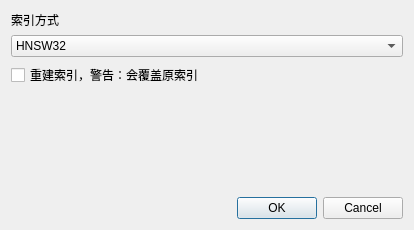
<?xml version="1.0" encoding="UTF-8"?>
<ui version="4.0">
 <class>NewlibraryDialog</class>
 <widget class="QDialog" name="NewlibraryDialog">
  <property name="geometry">
   <rect>
    <x>0</x>
    <y>0</y>
    <width>414</width>
    <height>230</height>
   </rect>
  </property>
  <property name="windowTitle">
   <string>新建/重建 索引</string>
  </property>
  <layout class="QVBoxLayout" name="verticalLayout">
   <item>
    <widget class="QLabel" name="label">
     <property name="text">
      <string>索引方式</string>
     </property>
    </widget>
   </item>
   <item>
    <widget class="QComboBox" name="indexMethodCmb">
     <property name="enabled">
      <bool>true</bool>
     </property>
     <property name="currentIndex">
      <number>0</number>
     </property>
     <item>
      <property name="text">
       <string>HNSW32</string>
      </property>
     </item>
     <item>
      <property name="text">
       <string>FLAT</string>
      </property>
     </item>
     <item>
      <property name="text">
       <string>IVF</string>
      </property>
     </item>
    </widget>
   </item>
   <item>
    <widget class="QCheckBox" name="resetCheckBox">
     <property name="text">
      <string>重建索引，警告：会覆盖原索引</string>
     </property>
    </widget>
   </item>
   <item>
    <spacer name="verticalSpacer">
     <property name="orientation">
      <enum>Qt::Vertical</enum>
     </property>
     <property name="sizeHint" stdset="0">
      <size>
       <width>20</width>
       <height>80</height>
      </size>
     </property>
    </spacer>
   </item>
   <item>
    <widget class="QDialogButtonBox" name="buttonBox">
     <property name="orientation">
      <enum>Qt::Horizontal</enum>
     </property>
     <property name="standardButtons">
      <set>QDialogButtonBox::Cancel|QDialogButtonBox::Ok</set>
     </property>
    </widget>
   </item>
  </layout>
 </widget>
 <resources/>
 <connections>
  <connection>
   <sender>buttonBox</sender>
   <signal>accepted()</signal>
   <receiver>NewlibraryDialog</receiver>
   <slot>accept()</slot>
   <hints>
    <hint type="sourcelabel">
     <x>248</x>
     <y>254</y>
    </hint>
    <hint type="destinationlabel">
     <x>157</x>
     <y>274</y>
    </hint>
   </hints>
  </connection>
  <connection>
   <sender>buttonBox</sender>
   <signal>rejected()</signal>
   <receiver>NewlibraryDialog</receiver>
   <slot>reject()</slot>
   <hints>
    <hint type="sourcelabel">
     <x>316</x>
     <y>260</y>
    </hint>
    <hint type="destinationlabel">
     <x>286</x>
     <y>274</y>
    </hint>
   </hints>
  </connection>
 </connections>
</ui>
